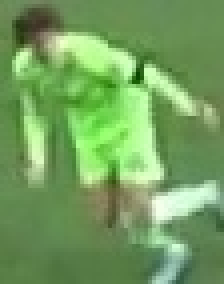
#> input picture output_videos/cropped_player_img.jpg, 56 x 71 px (shown 4 times larger)
$ jupyter execute color_assignment.ipynb
#> lines starting #> are read from the running program, lines starting #| are printed output that depends on the picture
[cell 1]
import cv2
import matplotlib.pyplot as plt
from sklearn.cluster import KMeans

[cell 2]
image_path = "../output_videos/cropped_player_img.jpg"
image = cv2.imread(image_path)
#> image is the input picture: shape (71, 56, 3); mean B, G, R 94.2, 159.2, 115.3
image = cv2.cvtColor(image, cv2.COLOR_BGR2RGB)

[cell 3]
plt.imshow(image)
plt.show()

[cell 4]
top_half_of_picture = image[0: int(image.shape[0]/2), :]
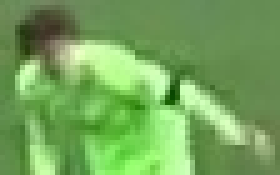
#> top_half_of_picture: shape (35, 56, 3) (shown 5 times larger); mean R, G, B 115.9, 164.9, 90.6
plt.imshow(top_half_of_picture)
plt.show()

[cell 5]
image_2d = top_half_of_picture.reshape(-1,3)
#> image_2d = 1960 rows, first 8: [103, 136, 83], [108, 141, 88], [107, 141, 90], [104, 138, 87], [109, 142, 95], [107, 139, 92], [111, 138, 95], [112, 135, 93]

kmeans = KMeans(n_clusters=2, random_state=0)
kmeans.fit(image_2d)

labels = kmeans.labels_

clustered_image = labels.reshape(top_half_of_picture.shape[0], top_half_of_picture.shape[1])

plt.imshow(clustered_image)
plt.show()
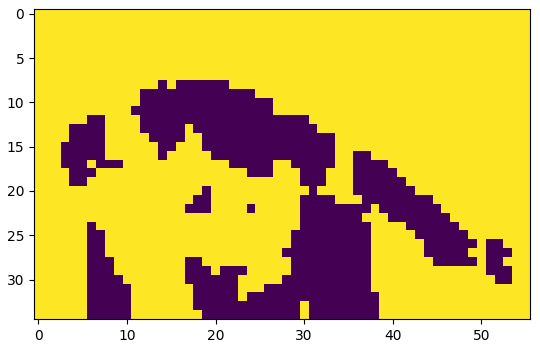
#> figure drawn by matplotlib, 1 panel

[cell 6]
corner_clusters = [ clustered_image[0,0], clustered_image[-1,0], clustered_image[0,-1], clustered_image[-1,-1]]
#> corner_clusters = [1, 1, 1, 1]
non_player_cluster = max(set(corner_clusters), key = corner_clusters.count)
#> non_player_cluster = 1

[cell 7]
player_cluster = 1 - non_player_cluster
#> player_cluster = 0

kmeans.cluster_centers_[player_cluster]
#> Out = [168.6, 230, 138.8]
